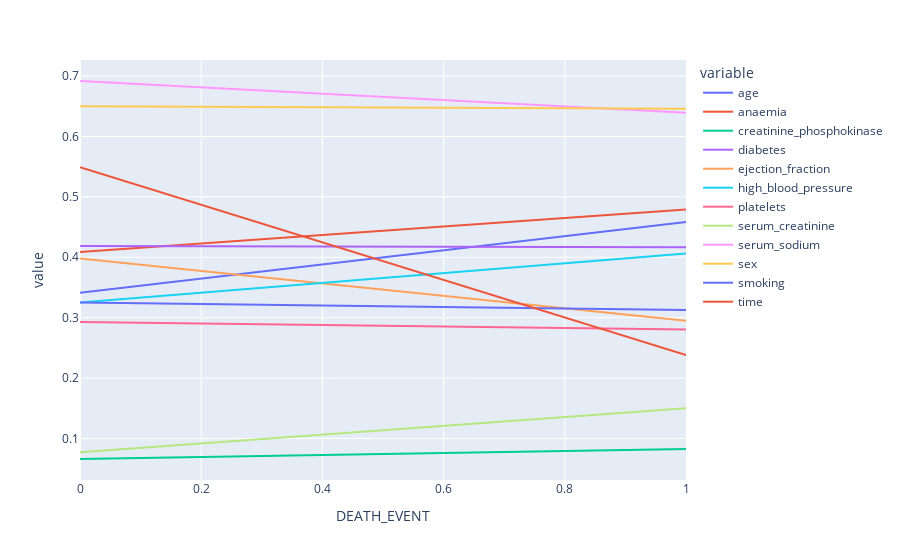

The code cell stored with this chart in its notebook:
### Code cell
px.line(new_df)

### Figure 1 — Plotly figure (JSON) as saved in the notebook; plotly's stock layout.template omitted (floating-point values rounded to 4 significant figures)
{"data": [{"hovertemplate": "variable=age<br>DEATH_EVENT=%{x}<br>value=%{y}<extra></extra>", "legendgroup": "age", "line": {"color": "#636efa", "dash": "solid"}, "marker": {"symbol": "circle"}, "mode": "lines", "name": "age", "orientation": "v", "showlegend": true, "type": "scatter", "x": [0, 1], "xaxis": "x", "y": [0.3411, 0.4585], "yaxis": "y"}, {"hovertemplate": "variable=anaemia<br>DEATH_EVENT=%{x}<br>value=%{y}<extra></extra>", "legendgroup": "anaemia", "line": {"color": "#EF553B", "dash": "solid"}, "marker": {"symbol": "circle"}, "mode": "lines", "name": "anaemia", "orientation": "v", "showlegend": true, "type": "scatter", "x": [0, 1], "xaxis": "x", "y": [0.4089, 0.4792], "yaxis": "y"}, {"hovertemplate": "variable=creatinine_phosphokinase<br>DEATH_EVENT=%{x}<br>value=%{y}<extra></extra>", "legendgroup": "creatinine_phosphokinase", "line": {"color": "#00cc96", "dash": "solid"}, "marker": {"symbol": "circle"}, "mode": "lines", "name": "creatinine_phosphokinase", "orientation": "v", "showlegend": true, "type": "scatter", "x": [0, 1], "xaxis": "x", "y": [0.06597, 0.08257], "yaxis": "y"}, {"hovertemplate": "variable=diabetes<br>DEATH_EVENT=%{x}<br>value=%{y}<extra></extra>", "legendgroup": "diabetes", "line": {"color": "#ab63fa", "dash": "solid"}, "marker": {"symbol": "circle"}, "mode": "lines", "name": "diabetes", "orientation": "v", "showlegend": true, "type": "scatter", "x": [0, 1], "xaxis": "x", "y": [0.4187, 0.4167], "yaxis": "y"}, {"hovertemplate": "variable=ejection_fraction<br>DEATH_EVENT=%{x}<br>value=%{y}<extra></extra>", "legendgroup": "ejection_fraction", "line": {"color": "#FFA15A", "dash": "solid"}, "marker": {"symbol": "circle"}, "mode": "lines", "name": "ejection_fraction", "orientation": "v", "showlegend": true, "type": "scatter", "x": [0, 1], "xaxis": "x", "y": [0.398, 0.295], "yaxis": "y"}, {"hovertemplate": "variable=high_blood_pressure<br>DEATH_EVENT=%{x}<br>value=%{y}<extra></extra>", "legendgroup": "high_blood_pressure", "line": {"color": "#19d3f3", "dash": "solid"}, "marker": {"symbol": "circle"}, "mode": "lines", "name": "high_blood_pressure", "orientation": "v", "showlegend": true, "type": "scatter", "x": [0, 1], "xaxis": "x", "y": [0.3251, 0.4062], "yaxis": "y"}, {"hovertemplate": "variable=platelets<br>DEATH_EVENT=%{x}<br>value=%{y}<extra></extra>", "legendgroup": "platelets", "line": {"color": "#FF6692", "dash": "solid"}, "marker": {"symbol": "circle"}, "mode": "lines", "name": "platelets", "orientation": "v", "showlegend": true, "type": "scatter", "x": [0, 1], "xaxis": "x", "y": [0.2928, 0.2804], "yaxis": "y"}, {"hovertemplate": "variable=serum_creatinine<br>DEATH_EVENT=%{x}<br>value=%{y}<extra></extra>", "legendgroup": "serum_creatinine", "line": {"color": "#B6E880", "dash": "solid"}, "marker": {"symbol": "circle"}, "mode": "lines", "name": "serum_creatinine", "orientation": "v", "showlegend": true, "type": "scatter", "x": [0, 1], "xaxis": "x", "y": [0.07695, 0.1501], "yaxis": "y"}, {"hovertemplate": "variable=serum_sodium<br>DEATH_EVENT=%{x}<br>value=%{y}<extra></extra>", "legendgroup": "serum_sodium", "line": {"color": "#FF97FF", "dash": "solid"}, "marker": {"symbol": "circle"}, "mode": "lines", "name": "serum_sodium", "orientation": "v", "showlegend": true, "type": "scatter", "x": [0, 1], "xaxis": "x", "y": [0.6919, 0.6393], "yaxis": "y"}, {"hovertemplate": "variable=sex<br>DEATH_EVENT=%{x}<br>value=%{y}<extra></extra>", "legendgroup": "sex", "line": {"color": "#FECB52", "dash": "solid"}, "marker": {"symbol": "circle"}, "mode": "lines", "name": "sex", "orientation": "v", "showlegend": true, "type": "scatter", "x": [0, 1], "xaxis": "x", "y": [0.6502, 0.6458], "yaxis": "y"}, {"hovertemplate": "variable=smoking<br>DEATH_EVENT=%{x}<br>value=%{y}<extra></extra>", "legendgroup": "smoking", "line": {"color": "#636efa", "dash": "solid"}, "marker": {"symbol": "circle"}, "mode": "lines", "name": "smoking", "orientation": "v", "showlegend": true, "type": "scatter", "x": [0, 1], "xaxis": "x", "y": [0.3251, 0.3125], "yaxis": "y"}, {"hovertemplate": "variable=time<br>DEATH_EVENT=%{x}<br>value=%{y}<extra></extra>", "legendgroup": "time", "line": {"color": "#EF553B", "dash": "solid"}, "marker": {"symbol": "circle"}, "mode": "lines", "name": "time", "orientation": "v", "showlegend": true, "type": "scatter", "x": [0, 1], "xaxis": "x", "y": [0.5493, 0.238], "yaxis": "y"}], "layout": {"autosize": true, "legend": {"title": {"text": "variable"}, "tracegroupgap": 0}, "margin": {"t": 60}, "xaxis": {"anchor": "y", "autorange": true, "domain": [0, 1], "range": [0, 1], "title": {"text": "DEATH_EVENT"}, "type": "linear"}, "yaxis": {"anchor": "x", "autorange": true, "domain": [0, 1], "range": [0.03119, 0.7267], "title": {"text": "value"}, "type": "linear"}}}
